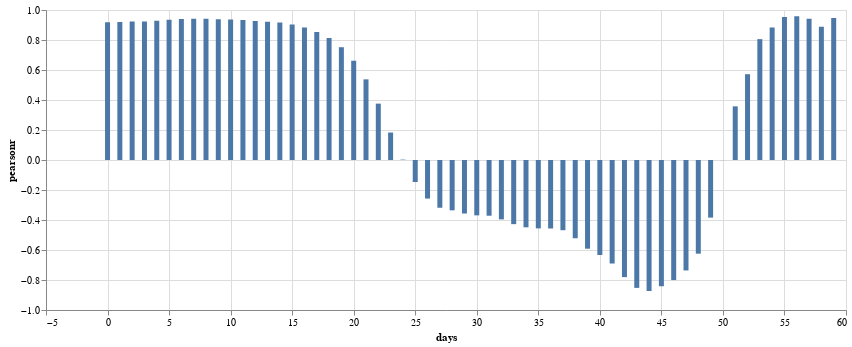

Notebook code cell kept with this figure:
### Code cell
days = np.arange(60)

def f(x):
    df_data1 = df[c_faelle].to_numpy()
    
    if x > 0:
        df_data1 = df_data1[:-x]

    df_data2 = df[c_tot].to_numpy()
    df_data2 = df_data2[x:]
    
    corr, _ = pearsonr(df_data1, df_data2)
    return corr

corrs = [f(x) for x in days]

source = pd.DataFrame({
    'days': days,
    'pearsonr': corrs
})

chart_pearson = alt.Chart(source).mark_bar().encode(
    x='days',
    y='pearsonr',
    tooltip=['days', 'pearsonr']
).properties(width=800)

chart_pearson

### Figure 1 — Vega-Lite specification as saved in the notebook (floating-point values rounded to 4 significant figures)
{"config": {"view": {"continuousWidth": 400, "continuousHeight": 300}}, "data": {"name": "data-2932b6f787794594a55a301f8ee3cb98"}, "mark": "bar", "encoding": {"tooltip": [{"type": "quantitative", "field": "days"}, {"type": "quantitative", "field": "pearsonr"}], "x": {"type": "quantitative", "field": "days"}, "y": {"type": "quantitative", "field": "pearsonr"}}, "width": 800, "$schema": "https://vega.github.io/schema/vega-lite/v4.8.1.json", "datasets": {"data-2932b6f787794594a55a301f8ee3cb98": [{"days": 0, "pearsonr": 0.9185}, {"days": 1, "pearsonr": 0.9199}, {"days": 2, "pearsonr": 0.923}, {"days": 3, "pearsonr": 0.9241}, {"days": 4, "pearsonr": 0.9276}, {"days": 5, "pearsonr": 0.9351}, {"days": 6, "pearsonr": 0.9408}, {"days": 7, "pearsonr": 0.9425}, {"days": 8, "pearsonr": 0.9423}, {"days": 9, "pearsonr": 0.9389}, {"days": 10, "pearsonr": 0.9364}, {"days": 11, "pearsonr": 0.9335}, {"days": 12, "pearsonr": 0.927}, {"days": 13, "pearsonr": 0.9221}, {"days": 14, "pearsonr": 0.9159}, {"days": 15, "pearsonr": 0.9032}, {"days": 16, "pearsonr": 0.883}, {"days": 17, "pearsonr": 0.8534}, {"days": 18, "pearsonr": 0.8133}, {"days": 19, "pearsonr": 0.7519}, {"days": 20, "pearsonr": 0.6618}, {"days": 21, "pearsonr": 0.5377}, {"days": 22, "pearsonr": 0.3758}, {"days": 23, "pearsonr": 0.1831}, {"days": 24, "pearsonr": 0.002643}, {"days": 25, "pearsonr": -0.1466}, {"days": 26, "pearsonr": -0.2571}, {"days": 27, "pearsonr": -0.3183}, {"days": 28, "pearsonr": -0.3355}, {"days": 29, "pearsonr": -0.3567}, {"days": 30, "pearsonr": -0.369}, {"days": 31, "pearsonr": -0.3714}, {"days": 32, "pearsonr": -0.3958}, {"days": 33, "pearsonr": -0.4277}, {"days": 34, "pearsonr": -0.4488}, {"days": 35, "pearsonr": -0.4559}, {"days": 36, "pearsonr": -0.4566}, {"days": 37, "pearsonr": -0.4681}, {"days": 38, "pearsonr": -0.5217}, {"days": 39, "pearsonr": -0.5914}, {"days": 40, "pearsonr": -0.6335}, {"days": 41, "pearsonr": -0.6902}, {"days": 42, "pearsonr": -0.7807}, {"days": 43, "pearsonr": -0.8526}, {"days": 44, "pearsonr": -0.8731}, {"days": 45, "pearsonr": -0.8415}, {"days": 46, "pearsonr": -0.8005}, {"days": 47, "pearsonr": -0.7364}, {"days": 48, "pearsonr": -0.6245}, {"days": 49, "pearsonr": -0.3842}, {"days": 50, "pearsonr": -0.0006436}, {"days": 51, "pearsonr": 0.3577}, {"days": 52, "pearsonr": 0.572}, {"days": 53, "pearsonr": 0.8058}, {"days": 54, "pearsonr": 0.8837}, {"days": 55, "pearsonr": 0.9535}, {"days": 56, "pearsonr": 0.9578}, {"days": 57, "pearsonr": 0.9409}, {"days": 58, "pearsonr": 0.8891}, {"days": 59, "pearsonr": 0.9468}]}}
